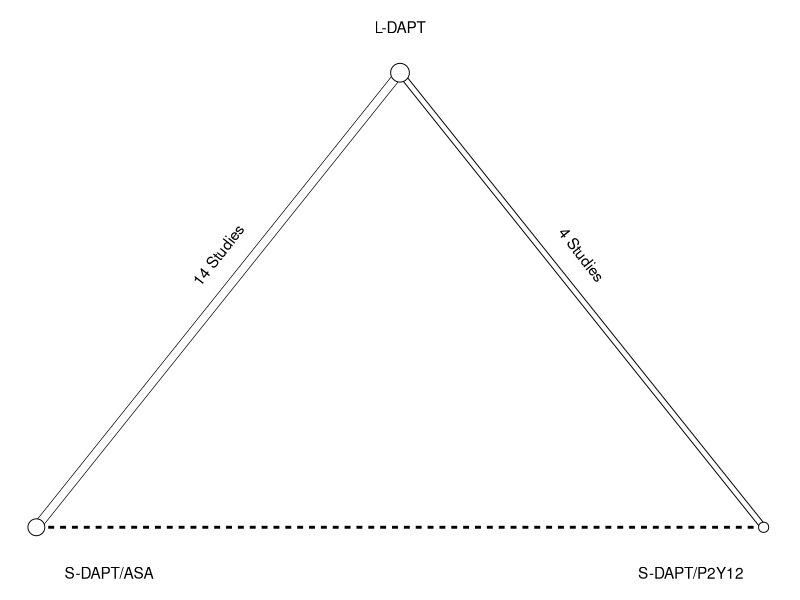
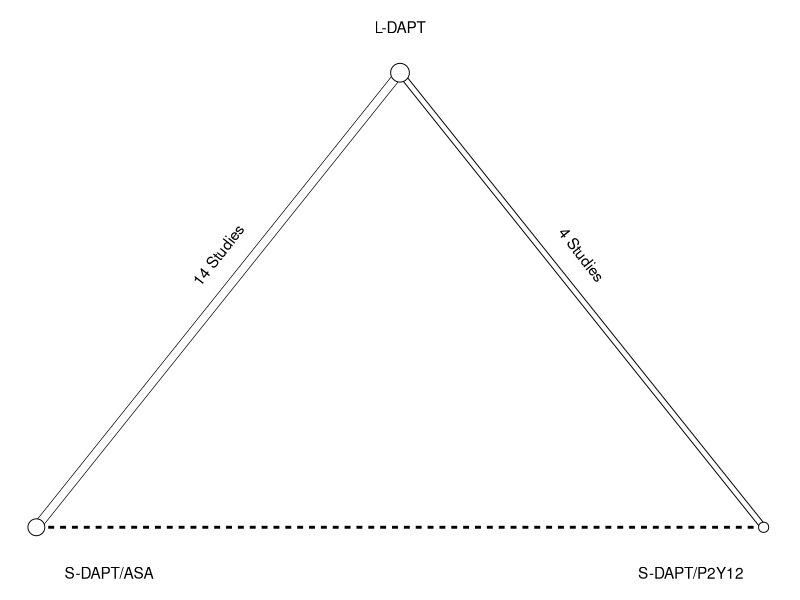

These figures' R source, in order: (Note: this script raises an error after producing the figures.)
# Project: Network Meta-Analysis
# PI: Aakash Garg
# Author: Davit Sargsyan
# Date: 01/22/2020
require(data.table)
require(ggplot2)

# 1. Network plot
tmp <- data.table(x = c(1, 2, 3),
                  y = c(1, 2, 1),
                  n = c(14, 18, 4))
p1 <- ggplot() +
  geom_segment(aes(x = c(1, 2, 1),
                   xend = c(2, 3, 3),
                   y = c(1, 2, 1),
                   yend = c(2, 1, 1),
                   size = c(4, 2, 1),
                   linetype = c("dashed",
                                "dashed",
                                "solid")),
               color = "black") +
  geom_segment(aes(x = c(1, 2),
                   xend = c(2, 3),
                   y = c(1, 2),
                   yend = c(2, 1),
                   size = c(2.8, 1.2)),
               color = "white") +
  geom_point(data = tmp,
             aes(x = x,
                 y = y,
                 size = n),
             shape = 21,
             fill = "white") +
  geom_text(aes(x = c(1.2, 2, 2.8),
                y = c(0.9, 2.1, 0.9),
                label = c("S-DAPT/ASA",
                          "L-DAPT",
                          "S-DAPT/P2Y12"))) +
  geom_text(aes(x = c(1.5, 2.5),
                y = c(1.6, 1.6),
                label = c("14 Studies",
                          "4 Studies"),
                angle = c(52, -52))) +
  theme_void() +
  theme(legend.position="none")
p1

tiff(filename = "tmp/network.tiff",
     height = 5,
     width = 6,
     units = 'in',
     res = 600,
     compression = "lzw+p")
print(p1)
graphics.off()

# 2 & 3. Forest plots
tmp <- fread("data/netmeta_v6_estimates_selected_v2.csv")
# tmp <- fread("data/netmeta_v7_estimates_selected_v2.csv")
tmp$Endpoint <- factor(tmp$Endpoint,
                       levels = unique(tmp$Endpoint))

tmp$Label <-factor(tmp$Label,
                   levels = c("S-DAPT/P2Y12 vs. S-DAPT/ASA",
                              "S-DAPT/P2Y12 vs. L-DAPT",
                              "S-DAPT/ASA vs. L-DAPT"))
tmp$Est <- paste0(tmp$OR,
                  " (",
                  tmp$LB,
                  ";",
                  tmp$UB,
                  ")")

p1 <- ggplot(tmp,
             aes(x = OR,
                 y = Label,
                 xmin = LB,
                 xmax = UB)) +
  facet_wrap(.~ Endpoint,
             ncol = 1) +
  geom_errorbarh(height = 0) +
  geom_vline(xintercept = 1,
             linetype = "dashed") +
  geom_point(shape = 21,
             size = 2,
             fill = "grey") +
  geom_text(aes(x = rep(max(tmp$UB) + 0.05, nrow(tmp)),
                y = rep(4, nrow(tmp)),
                label = c("OR (95% C.I.)",
                          rep("", nrow(tmp) - 1))),
            hjust = 0) +
  geom_text(aes(x = rep(max(tmp$UB) + 0.05, nrow(tmp)),
                y = Label,
                label = Est),
            hjust = 0) +
  coord_cartesian(xlim = c(min(tmp$LB),
                           max(tmp$UB)),
                  ylim = c(1:3),
                  clip = "off") +
  scale_y_discrete("") +
  scale_x_continuous("",
                     expand = c(0.01, 0.01)) +
  theme(plot.margin = unit(x = c(1, 8, 1, 1), 
                           units = "lines"),
        panel.grid.major = element_blank(),
        panel.grid.minor = element_blank(),
        panel.background = element_blank(), 
        axis.line = element_line(colour = "black"))
p1

tiff(filename = "tmp/fig1.tiff",
     height = 7,
     width = 9,
     units = 'in',
     res = 300,
     compression = "lzw+p")
print(p1)
graphics.off()
